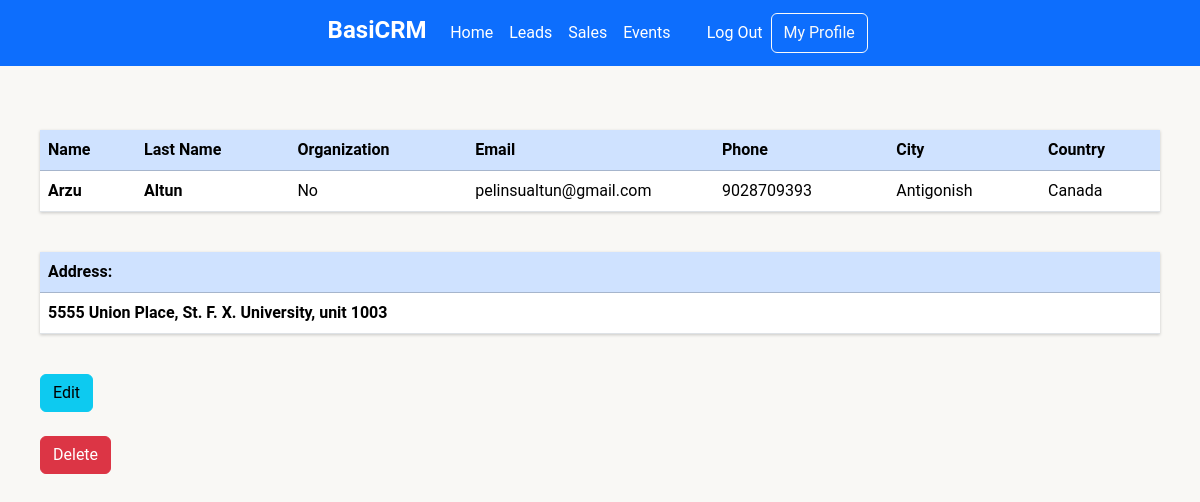
The page /contacts/2 (signed in) on the database its author committed.
### CRMApp/models.py (models this page shows, shortened)
class Contact(models.Model):
    created_at=models.DateTimeField(auto_now_add=True)
    updated_at=models.DateTimeField(auto_now=True)
    user=models.ForeignKey(User, on_delete=models.CASCADE)
    first_name=models.CharField(max_length=50)
    last_name=models.CharField(max_length=50, default="")
    organization_name=models.CharField(max_length=250, default="")
    organization=models.BooleanField(default=False)
    email=models.EmailField()
    phone=models.CharField(max_length=50)
    address=models.CharField(max_length=50)
    city=models.CharField(max_length=50)
    country=models.CharField(max_length=50)
    notes=models.TextField(default=None, blank=True, null=True)

### CRMApp/views.py (the view)
# urls.py: path('contacts/<int:id>', views.get_contact_detail, name="get_contact_detail"),
def get_contact_detail(request, id):
    contact=get_object_or_404(Contact.objects.filter(user_id=request.user.id), pk=id)
    if request.method=='GET':
        return render(request,"pages/contact-detail.html",{"contact":contact})

### templates/pages/contact-detail.html (shortened to what this page needs)
{%extends "base.html"%}
{% block content %}
{% load static%}
<link rel="stylesheet" href="{% static 'css/table.css' %}">
<br>
<div class="wrapper">
<table class="table">
    <thead>
  <tr class="table-primary">
    <th scope="col">Name</th>
    <th scope="col">Last Name</th>
    <th scope="col">Organization</th>
    <th scope="col">Email</th>
    <th scope="col">Phone</th>
    <th scope="col">City</th>
    <th scope="col">Country</th>
  </tr>
</thead>
<tbody>
    <tr>
        <th scope="row">{{ contact.first_name }}</th>
        <th scope="row">{{ contact.last_name }}</th>
        {% if contact.organization == True %}
        <td>Yes</td>
        {% else %}
        <td>No</td>
        {% endif %}
        <td>{{ contact.email }}</td>
        <td>{{ contact.phone }}</td>
        <td>{{ contact.city }}</td>
        <td>{{ contact.country }}</td>
    </tr>
</tbody>
</table>
<Table class="table">
  <thead>
    <tr class="table-primary">
      <th>Address:</th>
  </thead>
  <tbody>
    <tr>
      <th>{{contact.address}}</th>
    </tr>
  </tbody>
</Table>
<a href="/contacts/edit/{{ contact.id }}">
  <button type="button" class="btn btn-info">Edit</button>
</a>
<br>
<br>
<form method="POST" action="/contacts/delete/{{contact.id}}">
  <button type="submit" class="btn btn-danger">Delete</button>
</form>
</div>
{% endblock%}

### CRMApp/static/css/table.css (style rules this page uses)
body { font-family: "Helvetica Neue", Helvetica, Arial; font-size: 14px; line-height: 20px; font-weight: 400; color: #3b3b3b; -webkit-font-smoothing: antialiased; font-smoothing: antialiased; background: white; }
.wrapper { margin: 0 auto; padding: 40px; max-width: 1300px; }
.table { margin: 0 0 40px 0; width: 100%; box-shadow: 0 1px 3px rgba(0, 0, 0, 0.2); display: table; }
:root { --grid-max-width: 40rem; --grid-width: 90%; --grid-gutter: 3%; }
:root { --html-font-size: 100%; --body-background-color: #f9f8f5; --body-color: #353535; --body-font-family: 'Roboto'; --body-font-family-fallback: sans-serif; --body-font-size: 1rem; --body-font-weight: 400; --body-line-height: 1.5; }
*, *::before, *::after { box-sizing: inherit; }
html { box-sizing: border-box; font-size: var(--html-font-size); height: 100%; }
body { background-color: var(--body-background-color); color: var(--body-color); font-family: var(--body-font-family), var(--body-font-family-fallback); font-size: var(--body-font-size); font-weight: var(--body-font-weight); line-height: var(--body-line-height); margin: 0; min-height: 100%; }
:root { --box-background-color: #fff; --box-padding-horizontal: 2rem; --box-padding-vertical: 3rem; }

### rows shown on the page
Contact: first_name "Arzu", last_name "Altun", email "pelinsualtun@gmail.com", phone "9028709393", city "Antigonish", country "Canada", address "5555 Union Place, St. F. X. University, unit 1003"
